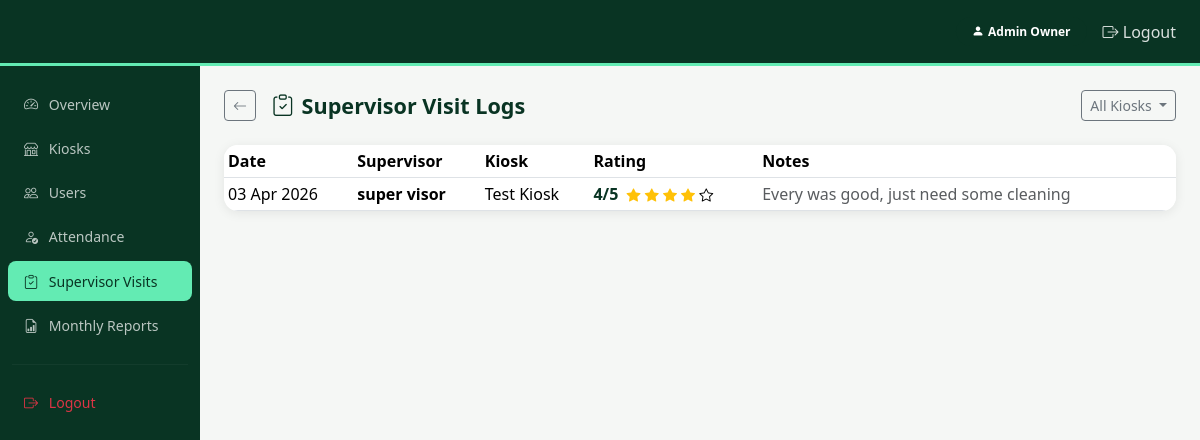
Before: /owner/visits/ (signed in) with the older database file.
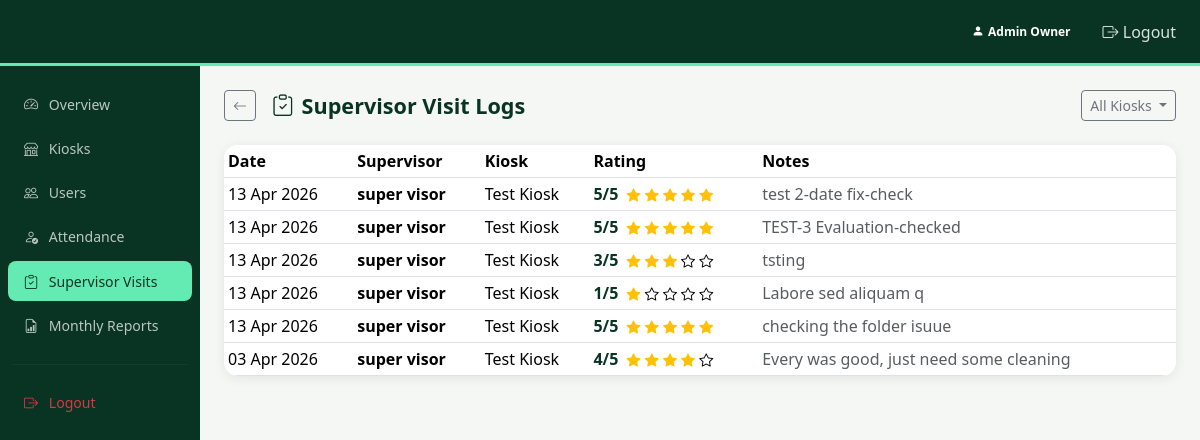
After: the same page with the newer database file.
### supervisor/models.py (models this page shows, shortened)
class SupervisorVisit(models.Model):
    supervisor = models.ForeignKey(
        settings.AUTH_USER_MODEL,
        on_delete=models.CASCADE,
        related_name='visits',
    )
    kiosk = models.ForeignKey(
        'kiosks.Kiosk',
        on_delete=models.CASCADE,
        related_name='supervisor_visits',
    )
    date = models.DateField()
    rating = models.PositiveSmallIntegerField(
        validators=[MinValueValidator(1), MaxValueValidator(5)]
    )
    notes = models.TextField(blank=True)
    attendance_rating = models.PositiveSmallIntegerField(
        null=True, blank=True, validators=EVAL_RATING_VALIDATORS)
    attendance_photo = models.ImageField(
        upload_to=visit_photo_path, null=True, blank=True)
    cleanliness_rating = models.PositiveSmallIntegerField(
        null=True, blank=True, validators=EVAL_RATING_VALIDATORS)
    cleanliness_photo = models.ImageField(
        upload_to=visit_photo_path, null=True, blank=True)
    device_care_rating = models.PositiveSmallIntegerField(
        null=True, blank=True, validators=EVAL_RATING_VALIDATORS)
    device_care_photo = models.ImageField(
        upload_to=visit_photo_path, null=True, blank=True)
    customer_service_rating = models.PositiveSmallIntegerField(
        null=True, blank=True, validators=EVAL_RATING_VALIDATORS)
    customer_service_photo = models.ImageField(
        upload_to=visit_photo_path, null=True, blank=True)
    marketing_rating = models.PositiveSmallIntegerField(
        null=True, blank=True, validators=EVAL_RATING_VALIDATORS)
    marketing_photo = models.ImageField(
        upload_to=visit_photo_path, null=True, blank=True)
    created_at = models.DateTimeField(auto_now_add=True)
    class Meta:
        ordering = ['-date']

### accounts/models.py (models this page shows, shortened)
class User(AbstractUser):
    class Role(models.TextChoices):
        OWNER = 'owner', 'Owner'
        SUPERVISOR = 'supervisor', 'Supervisor'
        EMPLOYEE = 'employee', 'Employee'
    role = models.CharField(max_length=20, choices=Role.choices, default=Role.EMPLOYEE)
    phone = models.CharField(max_length=20, blank=True)
    profile_photo = models.ImageField(upload_to='profiles/', blank=True, null=True)
    kiosk = models.ForeignKey(
        'kiosks.Kiosk',
        on_delete=models.SET_NULL,
        null=True,
        blank=True,
        related_name='employees',
    )
    assigned_kiosks = models.ManyToManyField(
        'kiosks.Kiosk',
        blank=True,
        related_name='assigned_supervisors',
        help_text='Kiosks this supervisor is responsible for monitoring.',
    )
    @property
    def is_owner(self):
        return self.role == self.Role.OWNER

### kiosks/models.py (models this page shows, shortened)
class Kiosk(models.Model):
    name = models.CharField(max_length=100)
    location = models.CharField(max_length=200)
    address = models.TextField(blank=True)
    is_active = models.BooleanField(default=True)
    created_at = models.DateTimeField(auto_now_add=True)
    class Meta:
        ordering = ['name']

### owner/views.py (the view)
# urls.py: path('visits/', views.supervisor_visits, name='visits'),
@login_required
@owner_required
def supervisor_visits(request):
    visits = SupervisorVisit.objects.select_related(
        'supervisor', 'kiosk'
    ).order_by('-date')
    kiosk_id = request.GET.get('kiosk')
    if kiosk_id:
        visits = visits.filter(kiosk_id=kiosk_id)
    kiosks = Kiosk.objects.filter(is_active=True)
    return render(request, 'owner/supervisor_visits.html', {
        'visits': visits,
        'kiosks': kiosks,
        'selected_kiosk': kiosk_id,
        'today': timezone.localdate(),
    })

### templates/owner/supervisor_visits.html (shortened to what this page needs)
{% extends 'base.html' %}
{% block content %}
<div class="d-flex justify-content-between align-items-center mb-4 flex-wrap gap-2">
  <div class="d-flex align-items-center">
    <a href="{% url 'owner:dashboard' %}" class="btn btn-sm btn-outline-secondary me-3">
      <i class="bi bi-arrow-left"></i>
    </a>
    <h4 class="fw-bold mb-0" style="color:var(--wt-dark);">
      <i class="bi bi-clipboard-check me-2"></i>Supervisor Visit Logs
    </h4>
  </div>
  <div class="dropdown">
    <button class="btn btn-sm btn-outline-secondary dropdown-toggle" type="button" data-bs-toggle="dropdown" aria-expanded="false">
      {% if selected_kiosk %}
        {% for k in kiosks %}{% if selected_kiosk == k.id|stringformat:"s" %}{{ k.name }}{% endif %}{% endfor %}
      {% else %}
        All Kiosks
      {% endif %}
    </button>
  </div>
</div>
<div class="card card-wt">
  <div class="card-body p-0">
    {% if visits %}
    <div class="table-responsive">
      <table class="table table-sm table-hover mb-0 align-middle">
        <thead class="table-wt">
          <tr>
            <th>Date</th>
            <th>Supervisor</th>
            <th class="d-table-sm-none">Kiosk</th>
            <th>Rating</th>
            <th class="d-table-md-none">Notes</th>
          </tr>
        </thead>
        <tbody>
          {% for v in visits %}
          <tr>
            <td>{{ v.date|date:"d M Y" }}</td>
            <td>
              <strong>{{ v.supervisor.get_full_name|default:v.supervisor.username }}</strong>
            </td>
            <td class="d-table-sm-none">{{ v.kiosk.name }}</td>
            <td>
              <span class="fw-bold me-1" style="color:var(--wt-dark);">{{ v.rating }}/5</span>
              {% for i in "12345" %}
                <i class="bi bi-star{% if forloop.counter <= v.rating %}-fill text-warning{% endif %} small"></i>
              {% endfor %}
            </td>
            <td class="text-muted d-table-md-none">{{ v.notes|truncatechars:70|default:"—" }}</td>
          </tr>
          {% endfor %}
        </tbody>
      </table>
    </div>
    {% else %}
    <p class="text-muted text-center py-5">
      <i class="bi bi-map fs-2 d-block mb-2"></i>No visit records found.
    </p>
    {% endif %}
  </div>
</div>
{% endblock %}

Changed rows visible on the page:
added SupervisorVisit: date "13 Apr 2026", supervisor.get_full_name "super visor", kiosk.name "Test Kiosk", rating "5", notes "test 2-date fix-check"
added SupervisorVisit: date "13 Apr 2026", supervisor.get_full_name "super visor", kiosk.name "Test Kiosk", rating "5", notes "TEST-3 Evaluation-checked"
added SupervisorVisit: date "13 Apr 2026", supervisor.get_full_name "super visor", kiosk.name "Test Kiosk", rating "3", notes "tsting"
added SupervisorVisit: date "13 Apr 2026", supervisor.get_full_name "super visor", kiosk.name "Test Kiosk", rating "1", notes "Labore sed aliquam q"
added SupervisorVisit: date "13 Apr 2026", supervisor.get_full_name "super visor", kiosk.name "Test Kiosk", rating "5", notes "checking the folder isuue"
